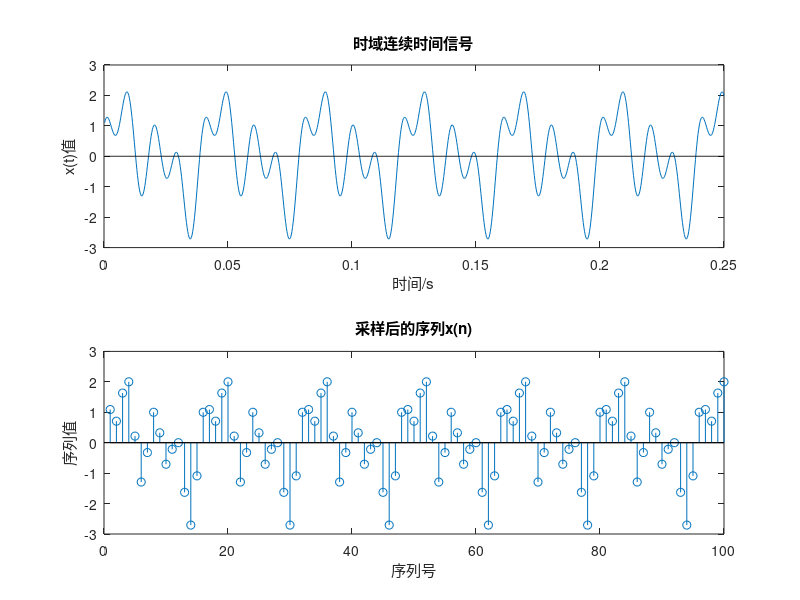

The MATLAB script that drew this image:
%近似绘制时域图像
subplot(2,1,1);
t=1:1:1000;
fs1=4000;
xt=sin(100*pi*t/fs1)+cos(200*pi*t/fs1)+sin(50*pi*t/fs1);
plot(t/fs1,xt);
hold on 
plot(t/fs1,zeros(1,length(t)),'k');
xlabel('时间/s');ylabel('x(t)值');
title('时域连续时间信号');
%进行采样
n=1:1:100;
fs=400;%设置采样频率
x=sin(100*pi*n/fs)+cos(200*pi*n/fs)+sin(50*pi*n/fs);%采样后的信号
subplot(2,1,2);
stem(n,x);
hold on;
plot(n,zeros(1,length(n)),'k');
set(gca,'box','on');
xlabel('序列号');ylabel('序列值');
title('采样后的序列x(n)');